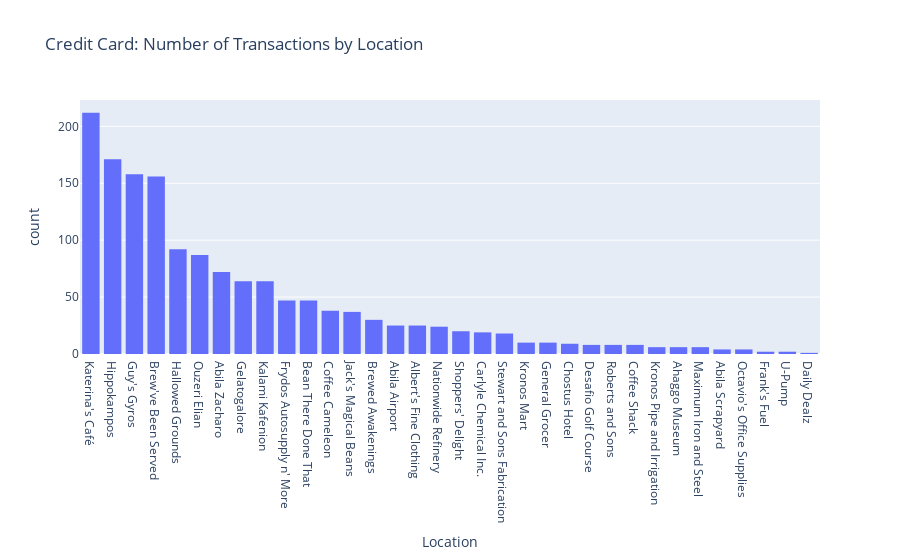

The cell this chart's notebook holds for it:
### Code cell
import plotly.express as px
import pandas as pd

data_cc = pd.read_csv('../data/cc_data.csv')

fig_histogram = px.histogram(data_cc, x='location',
                             title='Credit Card: Number of Transactions by Location',
                             labels={'location': 'Location'},
                             category_orders={'location': data_cc['location'].value_counts().index.tolist()}) 

fig_histogram.update_layout(bargap=0.2)
fig_histogram.show()

### Figure 1 — Plotly figure (JSON) as saved in the notebook; plotly's stock layout.template omitted (floating-point values rounded to 4 significant figures; data arrays with more than 128 entries replaced by an {"elided": "..."} marker saying what was removed)
{"data": [{"alignmentgroup": "True", "bingroup": "x", "hovertemplate": "Location=%{x}<br>count=%{y}<extra></extra>", "legendgroup": "", "marker": {"color": "#636efa", "pattern": {"shape": ""}}, "name": "", "offsetgroup": "", "orientation": "v", "showlegend": false, "type": "histogram", "x": {"elided": "1490 str values"}, "xaxis": "x", "yaxis": "y"}], "layout": {"bargap": 0.2, "barmode": "relative", "legend": {"tracegroupgap": 0}, "title": {"text": "Credit Card: Number of Transactions by Location"}, "xaxis": {"anchor": "y", "categoryarray": ["Katerina's Café", "Hippokampos", "Guy's Gyros", "Brew've Been Served", "Hallowed Grounds", "Ouzeri Elian", "Abila Zacharo", "Gelatogalore", "Kalami Kafenion", "Frydos Autosupply n' More", "Bean There Done That", "Coffee Cameleon", "Jack's Magical Beans", "Brewed Awakenings", "Abila Airport", "Albert's Fine Clothing", "Nationwide Refinery", "Shoppers' Delight", "Carlyle Chemical Inc.", "Stewart and Sons Fabrication", "Kronos Mart", "General Grocer", "Chostus Hotel", "Desafio Golf Course", "Roberts and Sons", "Coffee Shack", "Kronos Pipe and Irrigation", "Ahaggo Museum", "Maximum Iron and Steel", "Abila Scrapyard", "Octavio's Office Supplies", "Frank's Fuel", "U-Pump", "Daily Dealz"], "categoryorder": "array", "domain": [0, 1], "title": {"text": "Location"}}, "yaxis": {"anchor": "x", "domain": [0, 1], "title": {"text": "count"}}}}
